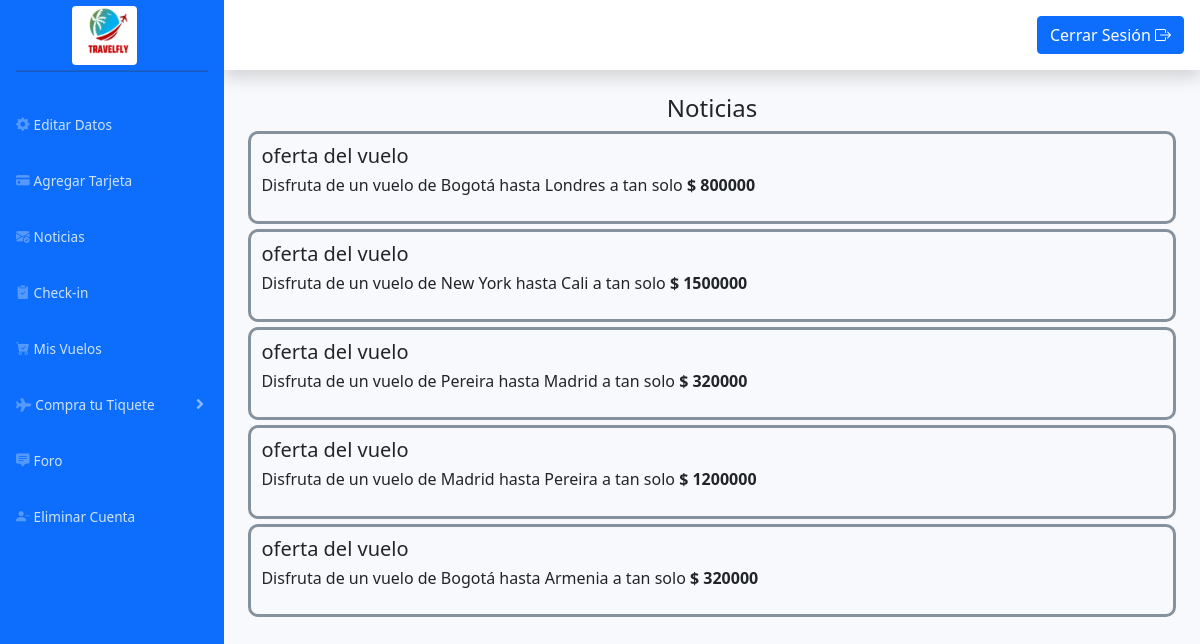
Page /noticias.php (signed in) on the committed database.
### tables this page shows
CREATE TABLE `vuelo` (
  `id_vuelo` int(10) NOT NULL,
  `id_tipo_vuelo` int(10) NOT NULL,
  `fecha_hora_salida` datetime NOT NULL,
  `id_nacional_origen` int(10) DEFAULT NULL,
  `id_nacional_destino` int(10) DEFAULT NULL,
  `id_ciudad_origen` int(10) DEFAULT NULL,
  `id_ciudad_destino` int(10) DEFAULT NULL,
  `costo_vuelo` int(10) NOT NULL,
  `foto_vuelo` varchar(50) DEFAULT NULL,
  `estado` enum('Activo','Realizado','Cancelado','') NOT NULL DEFAULT 'Activo',
  `id_cant_horas` int(10) NOT NULL,
  `cant_sillas` int(10) NOT NULL
);

CREATE TABLE `origen` (
  `id_ciudad_origen` int(10) NOT NULL,
  `ciudad_origen` varchar(30) NOT NULL
);

CREATE TABLE `destino` (
  `id_ciudad_destino` int(10) NOT NULL,
  `ciudad_destino` varchar(30) NOT NULL,
  `tiempo_dif_ida` int(10) NOT NULL,
  `tiempo_dif_regreso` int(10) NOT NULL
);

CREATE TABLE `origen_nacional` (
  `id_nacional_origen` int(10) NOT NULL,
  `ciudad_origen` varchar(30) NOT NULL
);

CREATE TABLE `destino_nacional` (
  `id_nacional_destino` int(10) NOT NULL,
  `ciudad_destino` varchar(30) NOT NULL
);

### noticias.php (the view, shortened to what this page needs)
<?php
    include('conexion.php');
?>
<!DOCTYPE html>
<html lang="es">
<head>
  <link href="vendor/fontawesome-free/css/all.min.css" rel="stylesheet" type="text/css">
  <link href="fonts/fonts.css" rel="stylesheet">
  <link href="css/sb-admin-2.min.css" rel="stylesheet">
  <link href="css/estilo2.css" rel="stylesheet">
	<link href="https://cdn.jsdelivr.net/npm/bootstrap@5.1.3/dist/css/bootstrap.min.css" rel="stylesheet">
	<link rel="stylesheet" type="text/css" href="https://cdn.datatables.net/1.11.5/css/jquery.dataTables.css">
	<link rel="stylesheet" href="https://cdn.jsdelivr.net/npm/bootstrap-icons@1.8.1/font/bootstrap-icons.css">
</head>
<body id="page-top">
  <div id="wrapper">
    <ul class="navbar-nav bg-primary sidebar sidebar-dark accordion" id="accordionSidebar">
      <center>
        <a class="navbar-brand" href="menu_usuario.php"><img src="img/Logotipo.png" alt="" width="65" height="0" class="rounded img-fluid d-inline-block align-text-top"></a>
      </center>
      <hr class="sidebar-divider my-0">
      <br>
      <li class="nav-item">
        <a class="nav-link" href="editar_datos_usuario.php?id_usuario=<?php echo $_SESSION['id_usuario']; ?>" ><i class="bi bi-gear-fill"></i><span>Editar Datos</span></a>
      </li>
      <li class="nav-item">
        <a class="nav-link" href="mostrar_tarjetas.php?id_usuario=<?php echo $_SESSION['id_usuario']; ?>"><i class="bi bi-credit-card-fill"></i><span>Agregar Tarjeta</span></a>
      </li>
      <li class="nav-item">
        <a class="nav-link" href="#"><i class="bi bi-envelope-check-fill"></i><span>Noticias</span></a>
      </li>
      <li class="nav-item">
        <a class="nav-link" href="#"><i class="bi bi-clipboard2-check-fill"></i></i><span>Check-in</span></a>
      </li>
      <li class="nav-item">
        <a class="nav-link" href="#"><i class="bi bi-cart-check-fill"></i><span>Mis Vuelos</span></a>
      </li>
      <li class="nav-item">
        <a class="nav-link collapsed" href="#" data-toggle="collapse" data-target="#collapseTree" aria-expanded="true" aria-controls="collapseTwo">
        <i class="fa fa-plane"></i><span>Compra tu Tiquete</span>
        </a>
      </li>
      <li class="nav-item">
        <a class="nav-link" href="forousuario.php"><i class="bi bi-chat-square-text-fill"></i><span>Foro</span></a>
      </li>
      <li class="nav-item">
      <a class="nav-link" href="eliminar_cuenta.php?id_usuario=<?php echo $_SESSION['id_usuario']; ?>"><i class="bi bi-person-dash-fill"></i><span>Eliminar Cuenta</span></a>
      </li>
    </ul>
    <div id="content-wrapper" class="d-flex flex-column">
      <div id="content">
        <nav class="navbar navbar-expand navbar-light bg-white topbar mb-4 static-top shadow">
          <ul class="navbar-nav ml-auto">
            <div class="navbar-nav mr-auto">
                <button type="button" class="btn btn-primary" data-bs-toggle="modal" data-bs-target="#modalSalir">Cerrar Sesión <i class="bi bi-box-arrow-right"></i></button>
            </div>
          </ul>
        </nav>
        <div style="width: 95%;margin:auto ;margin-top: 5px;" >
              <h4 style="text-align : center;">Noticias</h4>
                  <?php
                    $consulta = "SELECT * FROM vuelo WHERE estado = 'Activo'";
                  ?>
                <?php if($resultado = mysqli_query($enlace, $consulta)){ ?>
                <?php while ($i = mysqli_fetch_assoc($resultado)) { ?>
                    <div style="border: solid; border-radius: 10px; border-color: #85929E;margin: auto; margin-bottom: 5px; padding: 10px;">
                      <h5> oferta del vuelo</h5>
                        <h6>
                          <?php if($i["id_tipo_vuelo"] == 1 ){ ?>
                            <?php $primerConsulta = "SELECT * FROM origen_nacional WHERE id_nacional_origen =".$i["id_nacional_origen"];?>
                            <?php $r = mysqli_query($enlace, $primerConsulta);?>
                            <?php $origen= mysqli_fetch_array($r);?>
                            <?php $segundaConsulta = "SELECT * FROM destino_nacional WHERE id_nacional_destino =".$i["id_nacional_destino"];?>
                            <?php $r = mysqli_query($enlace, $segundaConsulta);?>
                            <?php $destino= mysqli_fetch_array($r);?>
                            <p> Disfruta de un vuelo de <?php echo $origen["ciudad_origen"]?> hasta <?php echo $destino["ciudad_destino"]?> a tan solo <b> $ <?php echo $i["costo_vuelo"]?> </b></p>
                          <?php }?>
                          <?php if($i["id_tipo_vuelo"] == 2 ){ ?>
                            <?php $primerConsulta = "SELECT * FROM origen WHERE id_ciudad_origen =".$i["id_ciudad_origen"];?>
                            <?php $r = mysqli_query($enlace, $primerConsulta);?>
                            <?php $origen= mysqli_fetch_array($r);?>
                            <?php $segundaConsulta = "SELECT * FROM destino WHERE id_ciudad_destino =".$i["id_ciudad_destino"];?>
                            <?php $r = mysqli_query($enlace, $segundaConsulta);?>
                            <?php $destino= mysqli_fetch_array($r);?>
                            <p> Disfruta de un vuelo de <?php echo $origen["ciudad_origen"]?> hasta <?php echo $destino["ciudad_destino"]?> a tan solo <b> $ <?php echo $i["costo_vuelo"]?> </b></p>
                          <?php }?>
                          <?php if($i["id_tipo_vuelo"] == 3 ){ ?>
                            <?php $primerConsulta = "SELECT * FROM destino WHERE id_ciudad_destino =".$i["id_ciudad_destino"];?>
                            <?php $r = mysqli_query($enlace, $primerConsulta);?>
                            <?php $origen= mysqli_fetch_array($r);?>
                            <?php $segundaConsulta = "SELECT * FROM origen WHERE id_ciudad_origen =".$i["id_ciudad_origen"];?>
                            <?php $r = mysqli_query($enlace, $segundaConsulta);?>
                            <?php $destino= mysqli_fetch_array($r);?>
                            <p> Disfruta de un vuelo de <?php echo $origen["ciudad_destino"]?> hasta <?php echo $destino["ciudad_origen"]?> a tan solo <b> $ <?php echo $i["costo_vuelo"]?> </b></p>
                          <?php }?>
                        </h6>
                    </div>
                <?php }  ?>
            <?php }  ?>
              </div>
        </div>
  </div>
</body>
</html>

### rows in the picture
vuelo: id_ciudad_origen.ciudad_origen "Bogotá", id_ciudad_destino.ciudad_destino "Londres", costo_vuelo "800000"
vuelo: id_ciudad_destino.ciudad_destino "New York", id_ciudad_origen.ciudad_origen "Cali", costo_vuelo "1500000"
vuelo: id_ciudad_origen.ciudad_origen "Pereira", id_ciudad_destino.ciudad_destino "Madrid", costo_vuelo "320000"
vuelo: id_ciudad_destino.ciudad_destino "Madrid", id_ciudad_origen.ciudad_origen "Pereira", costo_vuelo "1200000"
vuelo: id_nacional_origen.ciudad_origen "Bogotá", id_nacional_destino.ciudad_destino "Armenia", costo_vuelo "320000"
